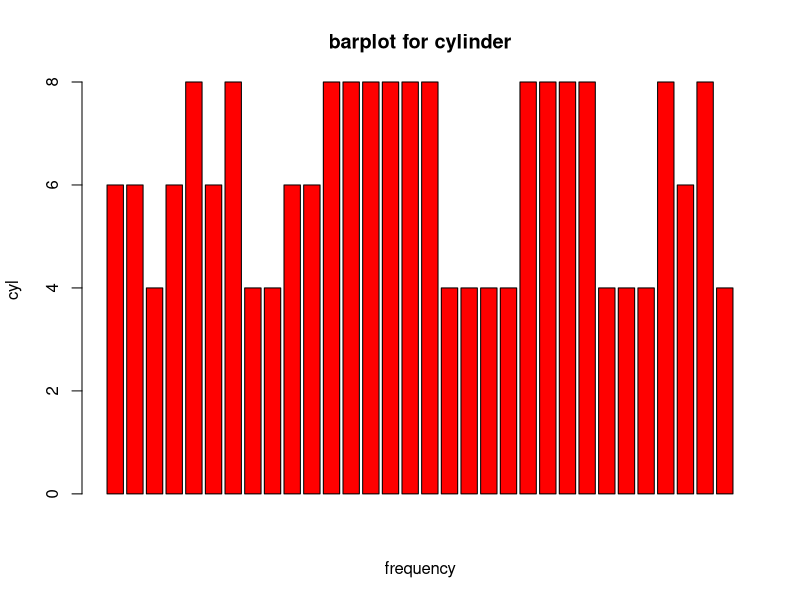
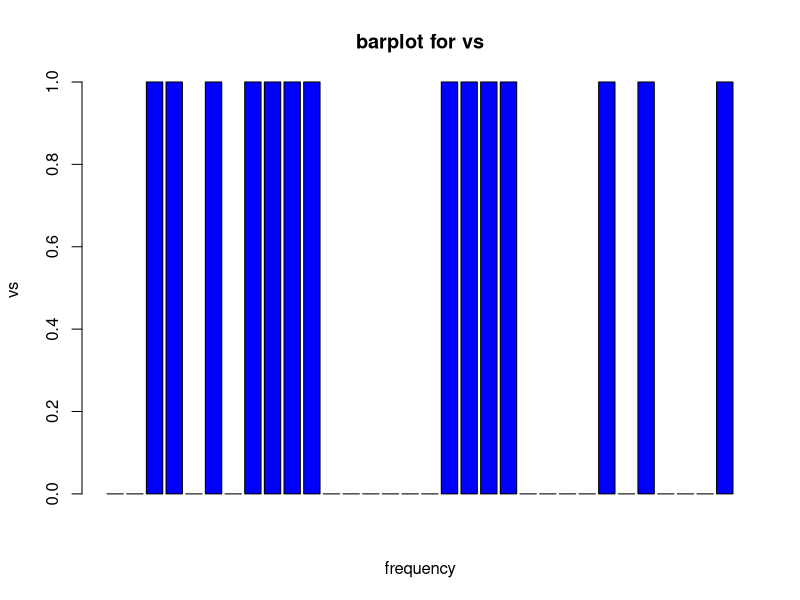
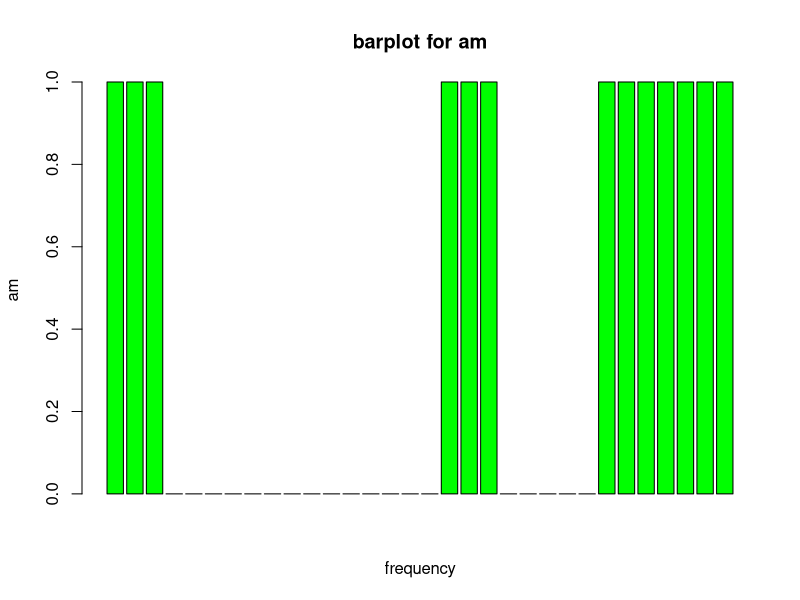
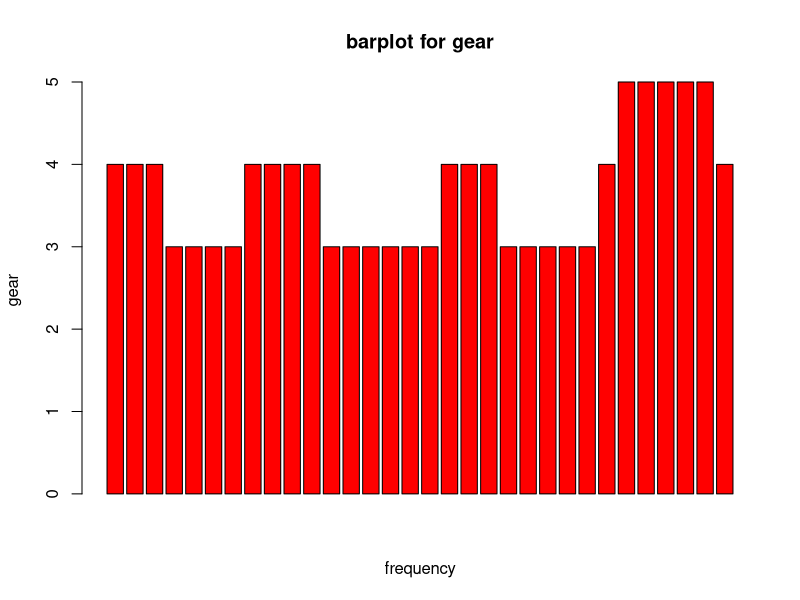
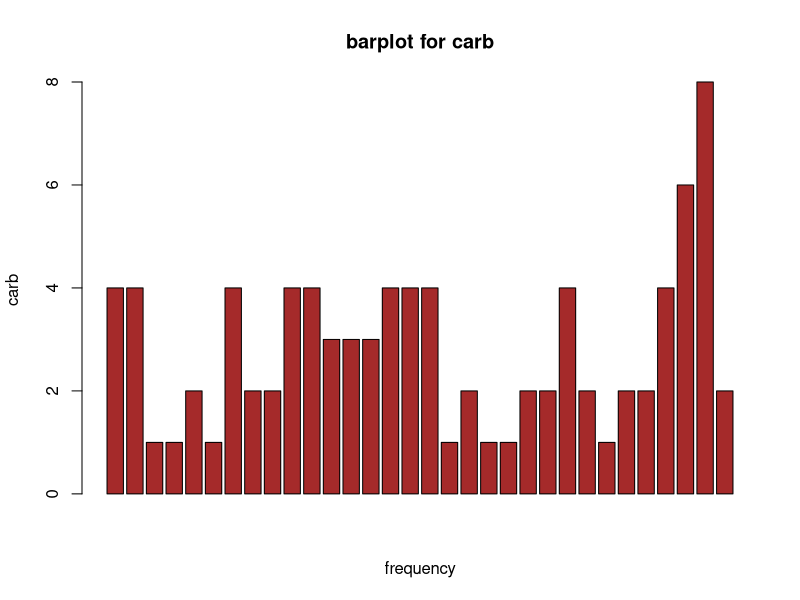
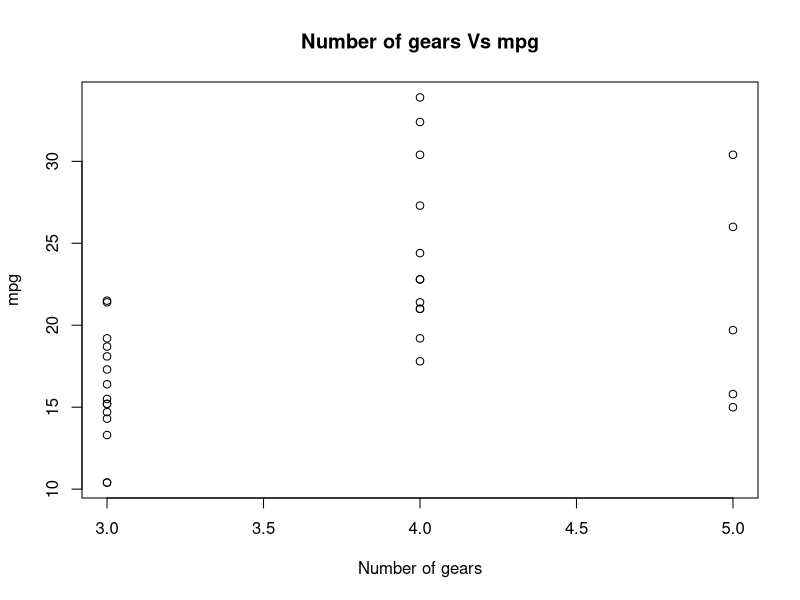
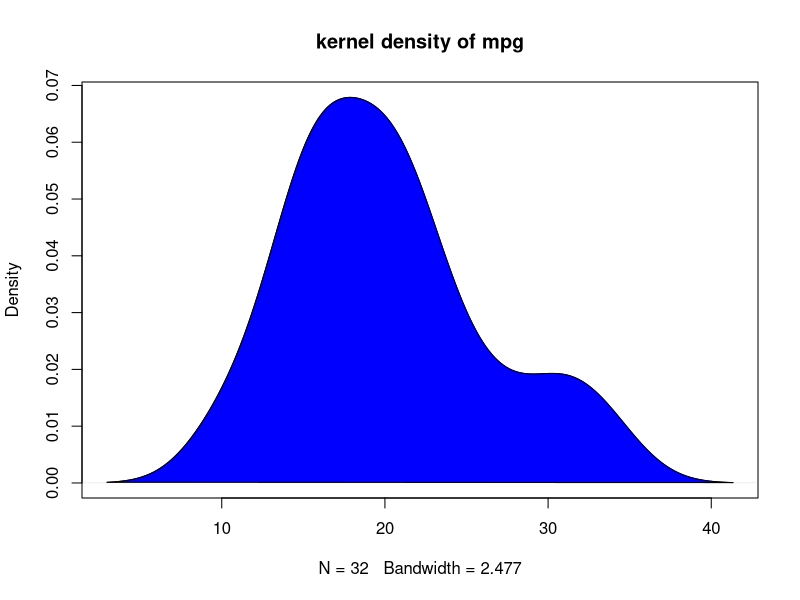
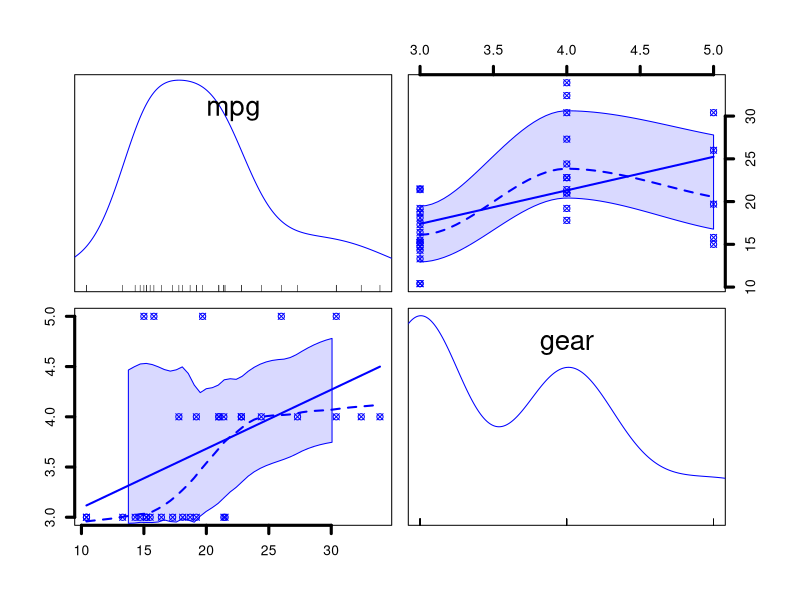

Here is the R script that generated these plots, in order:
barplot(mtcars$cyl, xlab = "frequency", ylab="cyl", main = "barplot for cylinder", col = "red")
barplot(mtcars$vs, xlab = "frequency", ylab="vs", main = "barplot for vs", col = "blue")
barplot(mtcars$am, xlab = "frequency", ylab="am", main = "barplot for am", col = "green")
barplot(mtcars$gear, xlab = "frequency", ylab="gear", main = "barplot for gear", col = "red") 
barplot(mtcars$carb, xlab = "frequency", ylab="carb", main = "barplot for carb", col = "brown")  
plot(mtcars$gear , mtcars$mpg, xlab = 'Number of gears', ylab = 'mpg',  main = 'Number of gears Vs mpg')
d <- density(mtcars$mpg)
plot(d, main = "kernel density of mpg")
polygon(d, col = "blue", border = "black")
library(car)
scatterplotMatrix(~mpg + gear, data = mtcars, lwd = 3, pch = 13)
